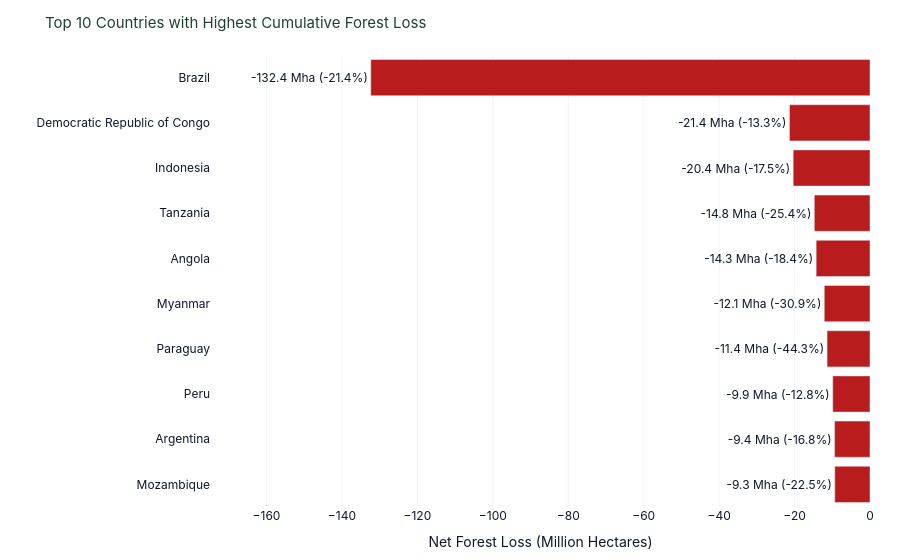

The code cell stored with this chart in its notebook:
### Markdown cell above
### 1. Top 10 Countries with Highest Cumulative Forest Loss (1990–2025)
Ranking sovereign countries by cumulative net forest loss in million hectares.

### Code cell
fig_top_loss = create_top_countries_bar(df_hotspots, top_n=10, ascending=True)
fig_top_loss.show()

### Figure 1 — Plotly figure (JSON) as saved in the notebook; plotly's stock layout.template omitted (floating-point values rounded to 4 significant figures)
{"data": [{"customdata": [["Africa", "Permanent agriculture"], ["South America", "Permanent agriculture"], ["South America", "Permanent agriculture"], ["South America", "Permanent agriculture"], ["Asia", "Shifting cultivation"], ["Africa", "Permanent agriculture"], ["Africa", "Permanent agriculture"], ["Asia", "Permanent agriculture"], ["Africa", "Shifting cultivation"], ["South America", "Permanent agriculture"]], "hovertemplate": "<b>%{y}</b> (%{customdata[0]})<br>Net Change: %{x:+.2f} Mha<br>Primary Driver: %{customdata[1]}<extra></extra>", "marker": {"color": ["#b91c1c", "#b91c1c", "#b91c1c", "#b91c1c", "#b91c1c", "#b91c1c", "#b91c1c", "#b91c1c", "#b91c1c", "#b91c1c"]}, "orientation": "h", "text": ["-9.3 Mha (-22.5%)", "-9.4 Mha (-16.8%)", "-9.9 Mha (-12.8%)", "-11.4 Mha (-44.3%)", "-12.1 Mha (-30.9%)", "-14.3 Mha (-18.4%)", "-14.8 Mha (-25.4%)", "-20.4 Mha (-17.5%)", "-21.4 Mha (-13.3%)", "-132.4 Mha (-21.4%)"], "textposition": "outside", "type": "bar", "x": [-9.346, -9.392, -9.878, -11.38, -12.12, -14.27, -14.77, -20.37, -21.35, -132.4], "y": ["Mozambique", "Argentina", "Peru", "Paraguay", "Myanmar", "Angola", "Tanzania", "Indonesia", "Democratic Republic of Congo", "Brazil"]}], "layout": {"font": {"color": "#0f172a", "family": "Inter, Segoe UI, Arial, sans-serif"}, "hoverlabel": {"bgcolor": "#1b4332", "font": {"color": "white", "family": "Inter, sans-serif", "size": 12}}, "legend": {"font": {"size": 11}, "orientation": "h", "x": 1, "xanchor": "right", "y": 1.02, "yanchor": "bottom"}, "margin": {"b": 40, "l": 40, "r": 30, "t": 55}, "paper_bgcolor": "white", "plot_bgcolor": "white", "title": {"font": {"color": "#1b4332", "size": 15}, "text": "Top 10 Countries with Highest Cumulative Forest Loss"}, "xaxis": {"gridcolor": "#f1f5f9", "range": [-174.7, 0], "showgrid": true, "title": {"text": "Net Forest Loss (Million Hectares)"}}, "yaxis": {"title": {"text": ""}}}}
